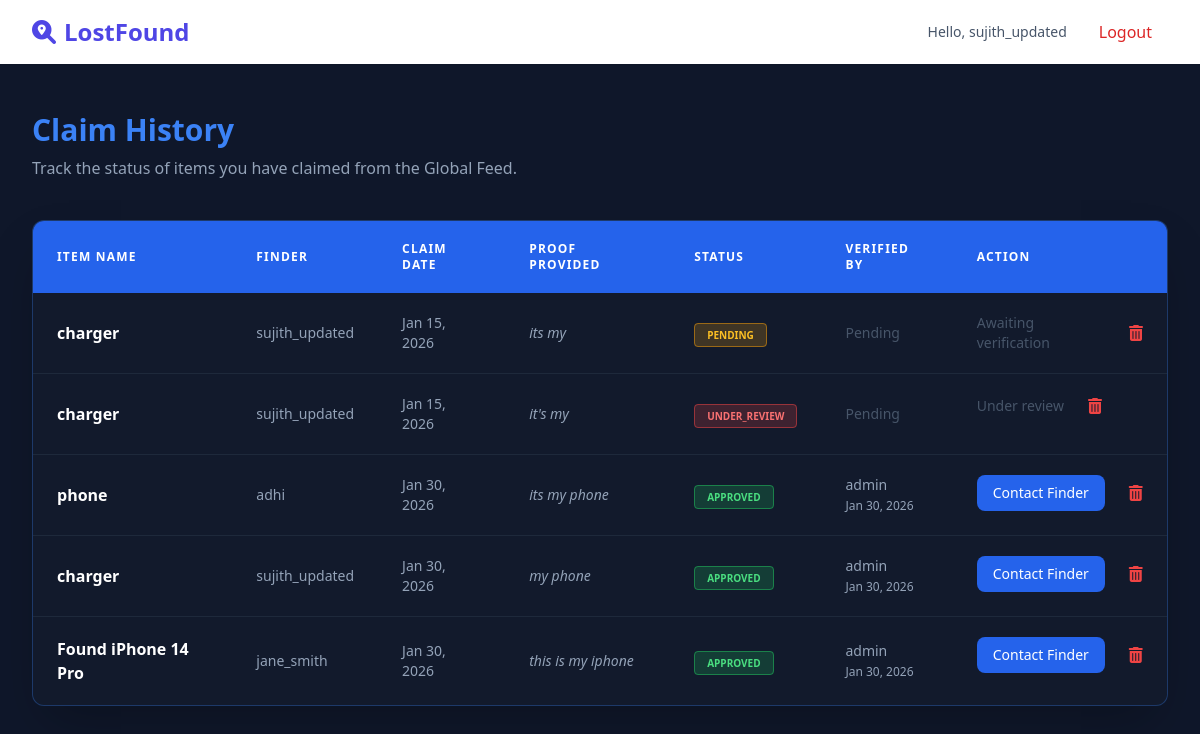
Screenshot of /items/claim-history/ (signed in) with the database file from the repository.
### accounts/models.py (models this page shows, shortened)
class CustomUser(AbstractUser):
    USER_TYPE_CHOICES = [
        ('normal', 'Normal User'),
        ('admin', 'Administrator'),
    ]
    ACCOUNT_STATUS_CHOICES = [
        ('active', 'Active'),
        ('suspended', 'Suspended'),
        ('banned', 'Banned'),
    ]
    phone_number = models.CharField(max_length=15, blank=True, null=True)
    user_type = models.CharField(max_length=10, choices=USER_TYPE_CHOICES, default='normal')
    account_status = models.CharField(max_length=10, choices=ACCOUNT_STATUS_CHOICES, default='active')
    suspension_reason = models.TextField(blank=True, null=True)
    suspended_by = models.ForeignKey('self', on_delete=models.SET_NULL, null=True, blank=True, related_name='suspended_users')
    suspension_date = models.DateTimeField(null=True, blank=True)
    last_login_attempt = models.DateTimeField(null=True, blank=True)

### items/models.py (models this page shows, shortened)
class Claim(models.Model):
    STATUS_CHOICES = [
        ('PENDING', 'Pending'),
        ('APPROVED', 'Approved'),
        ('REJECTED', 'Rejected'),
    ]
    item = models.ForeignKey('Item', on_delete=models.CASCADE)
    claimant = models.ForeignKey(settings.AUTH_USER_MODEL, on_delete=models.CASCADE)
    proof_description = models.TextField()
    status = models.CharField(max_length=10, choices=STATUS_CHOICES, default='PENDING')
    created_at = models.DateTimeField(auto_now_add=True)

class Item(models.Model):
    CATEGORY_CHOICES = [
        ('electronics', 'Electronics (Phones, Laptops)'),
        ('documents', 'Documents (ID, Passport, Wallet)'),
        ('pets', 'Pets & Animals'),
        ('accessories', 'Accessories (Keys, Glasses, Bags)'),
        ('others', 'Others'),
    ]
    STATUS_CHOICES = [
        ('LOST', 'Lost'),
        ('FOUND', 'Found'),
    ]
    user = models.ForeignKey(settings.AUTH_USER_MODEL, on_delete=models.CASCADE)
    title = models.CharField(max_length=200)
    description = models.TextField()
    category = models.CharField(max_length=50, choices=CATEGORY_CHOICES)
    status = models.CharField(max_length=5, choices=STATUS_CHOICES)
    location = models.CharField(max_length=255)
    image = models.ImageField(upload_to='item_images/', blank=True, null=True)
    created_at = models.DateTimeField(auto_now_add=True)

### items/views.py (the view)
# urls.py: path('claim-history/', views.claim_history, name='claim_history'),
@login_required
def claim_history(request):
    claims = Claim.objects.filter(claimant=request.user)
    return render(request, 'items/claim_history.html', {'claims': claims})

### items/templates/items/claim_history.html (shortened to what this page needs)
{% extends 'base.html' %}
{% block content %}
<div class="min-h-screen bg-[#0f172a] py-12 px-8 text-white">
    <div class="max-w-7xl mx-auto mb-10">
        <h1 class="text-3xl font-bold text-blue-500 mb-2">Claim History</h1>
        <p class="text-slate-400">Track the status of items you have claimed from the Global Feed.</p>
    </div>
    <div class="max-w-7xl mx-auto overflow-hidden rounded-xl border border-blue-500/30 bg-[#1e293b]/20 shadow-2xl">
        <table class="w-full text-left border-collapse">
            <thead class="bg-blue-600 text-white text-xs uppercase font-black tracking-widest">
                <tr>
                    <th class="px-6 py-5">Item Name</th>
                    <th class="px-6 py-5">Finder</th>
                    <th class="px-6 py-5">Claim Date</th>
                    <th class="px-6 py-5">Proof Provided</th>
                    <th class="px-6 py-5">Status</th>
                    <th class="px-6 py-5">Verified By</th>
                    <th class="px-6 py-5">Action</th>
                </tr>
            </thead>
            <tbody class="divide-y divide-slate-800">
                {% for claim in claims %}
                <tr class="hover:bg-[#2d3a4f]/30 transition">
                    <td class="px-6 py-5 font-bold">{{ claim.item.title }}</td>
                    <td class="px-6 py-5 text-slate-400 text-sm">{{ claim.item.user.username }}</td>
                    <td class="px-6 py-5 text-slate-400 text-sm">{{ claim.created_at|date:"M d, Y" }}</td>
                    <td class="px-6 py-5 text-slate-400 text-sm italic">{{ claim.proof_description|truncatechars:30 }}</td>
                    <td class="px-6 py-5">
                        <span class="px-3 py-1 rounded text-[10px] font-black uppercase
                            {% if claim.status == 'PENDING' %} bg-amber-500/20 text-amber-400 border border-amber-500/50
                            {% elif claim.status == 'APPROVED' %} bg-green-500/20 text-green-400 border border-green-500/50
                            {% else %} bg-red-500/20 text-red-400 border border-red-500/50 {% endif %}">
                            {{ claim.status }}
                        </span>
                    </td>
                    <td class="px-6 py-5 text-slate-400 text-sm">
                        {% if claim.verified_by %}
                            {{ claim.verified_by.username }}
                            <br><span class="text-xs">{{ claim.verification_date|date:"M d, Y" }}</span>
                        {% else %}
                            <span class="text-slate-600">Pending</span>
                        {% endif %}
                    </td>
                    <td class="px-6 py-5 flex items-center gap-6">
                        {% if claim.status == 'APPROVED' %}
                            <a href="{% url 'start_conversation' claim.item.user.id %}" class="bg-blue-600 hover:bg-blue-700 text-white px-4 py-2 rounded-lg text-sm font-medium transition-colors">
                                Contact Finder
                            </a>
                        {% else %}
                            <span class="text-slate-600 text-sm">
                                {% if claim.status == 'PENDING' %}Awaiting verification{% elif claim.status == 'UNDER_REVIEW' %}Under review{% else %}Claim rejected{% endif %}
                            </span>
                        {% endif %}
                        <form action="{% url 'delete_claim' claim.id %}" method="POST" onsubmit="return confirm('Are you sure you want to remove this claim from your history?');">
                            <button type="submit" class="text-red-500 hover:text-red-400 transition-colors">
                                <i class="fa-solid fa-trash-can" title="Delete Claim"></i>
                            </button>
                        </form>
                    </td>
                </tr>
                {% endfor %}
            </tbody>
        </table>
    </div>
</div>
{% endblock %}

### items/templates/base.html (shortened to what this page needs)
<!DOCTYPE html>
<html lang="en">
<head>
    <script src="https://cdn.tailwindcss.com"></script>
    <link href="https://cdnjs.cloudflare.com/ajax/libs/font-awesome/6.0.0/css/all.min.css" rel="stylesheet">
</head>
<body class="bg-slate-50 font-sans">
    <nav class="bg-white shadow-sm sticky top-0 z-50">
    <div class="max-w-7xl mx-auto px-4 sm:px-6 lg:px-8">
        <div class="flex justify-between h-16 items-center">
            <div class="flex items-center">
                <a href="{% if user.is_authenticated %}{% url 'dashboard' %}{% else %}/{% endif %}" class="text-2xl font-bold text-indigo-600">
                    <i class="fa-solid fa-magnifying-glass-location mr-2"></i>LostFound
                </a>
            </div>
            <div class="flex items-center space-x-4">
                {% if user.is_authenticated %}
                    <span class="text-slate-600 text-sm hidden md:block">Hello, {{ user.username }}</span>
                    <form action="{% url 'logout' %}" method="post" class="inline">
                        <button type="submit" class="px-4 py-2 text-red-600 font-medium hover:bg-red-50 rounded-lg transition">Logout</button>
                    </form>
                {% else %}
                    <a href="{% url 'login' %}" class="px-4 py-2 text-indigo-600 font-medium hover:bg-indigo-50 rounded-lg transition">Login</a>
                    <a href="{% url 'signup' %}" class="px-4 py-2 bg-indigo-600 text-white font-medium rounded-lg hover:bg-indigo-700 shadow-md transition">Sign Up</a>
                {% endif %}
            </div>
        </div>
    </div>
</nav>
    {% block content %}
    {% endblock %}
</body>
</html>

### rows the page displays
CustomUser: username "sujith_updated"
Claim: item "charger", item.user.username "sujith_updated", created_at "Jan 15, 2026", proof_description "its my", status "PENDING", shows "Pending", shows "Awaiting verification"
Claim: item "charger", item.user.username "sujith_updated", created_at "Jan 15, 2026", proof_description "it's my", status "UNDER_REVIEW", shows "Pending", shows "Under review"
Claim: item "phone", item.user.username "adhi", created_at "Jan 30, 2026", proof_description "its my phone", status "APPROVED", verified_by.username "admin", verification_date "Jan 30, 2026", shows "Contact Finder"
Claim: item "charger", item.user.username "sujith_updated", created_at "Jan 30, 2026", proof_description "my phone", status "APPROVED", verified_by.username "admin", verification_date "Jan 30, 2026", shows "Contact Finder"
Claim: item "Found iPhone 14 Pro", item.user.username "jane_smith", created_at "Jan 30, 2026", proof_description "this is my iphone", status "APPROVED", verified_by.username "admin", verification_date "Jan 30, 2026", shows "Contact Finder"
